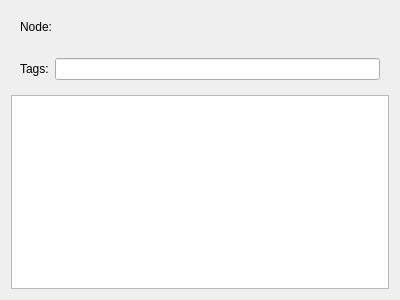
<?xml version="1.0" encoding="UTF-8"?>
<ui version="4.0">
 <class>NodePropsWidget</class>
 <widget class="QWidget" name="NodePropsWidget">
  <property name="geometry">
   <rect>
    <x>0</x>
    <y>0</y>
    <width>400</width>
    <height>300</height>
   </rect>
  </property>
  <property name="windowTitle">
   <string>Node Properties</string>
  </property>
  <layout class="QVBoxLayout" name="verticalLayout">
   <item>
    <widget class="QWidget" name="widget" native="true">
     <layout class="QHBoxLayout" name="horizontalLayout">
      <item>
       <widget class="QLabel" name="label">
        <property name="sizePolicy">
         <sizepolicy hsizetype="Fixed" vsizetype="Preferred">
          <horstretch>0</horstretch>
          <verstretch>0</verstretch>
         </sizepolicy>
        </property>
        <property name="text">
         <string>Node:</string>
        </property>
       </widget>
      </item>
      <item>
       <widget class="QLabel" name="selectedNodeLabel">
        <property name="text">
         <string/>
        </property>
       </widget>
      </item>
     </layout>
    </widget>
   </item>
   <item>
    <widget class="QWidget" name="widget_2" native="true">
     <layout class="QFormLayout" name="formLayout">
      <item row="0" column="0">
       <widget class="QLabel" name="label_2">
        <property name="text">
         <string>Tags:</string>
        </property>
       </widget>
      </item>
      <item row="0" column="1">
       <widget class="QLineEdit" name="tagsLineEdit"/>
      </item>
     </layout>
    </widget>
   </item>
   <item>
    <widget class="QTreeView" name="nodePropsTableView">
     <property name="contextMenuPolicy">
      <enum>Qt::DefaultContextMenu</enum>
     </property>
     <property name="acceptDrops">
      <bool>false</bool>
     </property>
     <property name="dragEnabled">
      <bool>true</bool>
     </property>
     <property name="dragDropMode">
      <enum>QAbstractItemView::InternalMove</enum>
     </property>
     <property name="rootIsDecorated">
      <bool>true</bool>
     </property>
     <property name="headerHidden">
      <bool>false</bool>
     </property>
    </widget>
   </item>
  </layout>
 </widget>
 <resources/>
 <connections/>
</ui>
